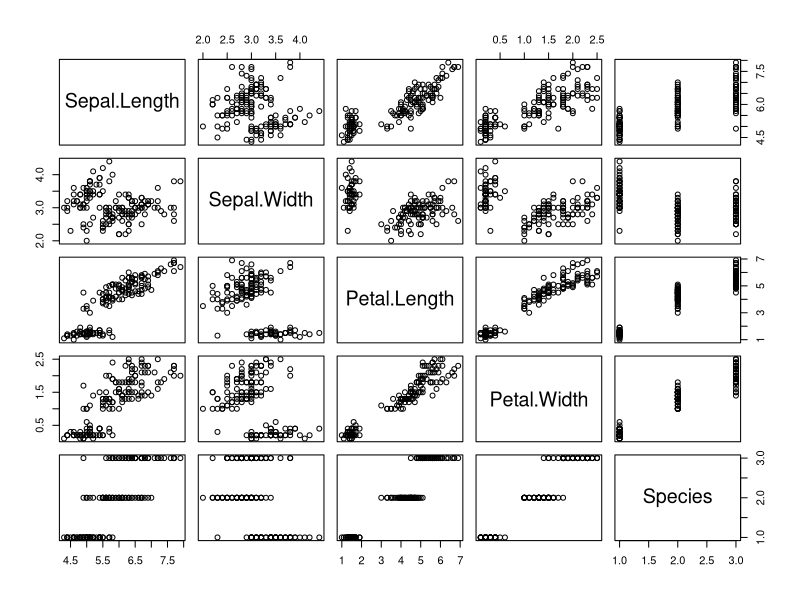
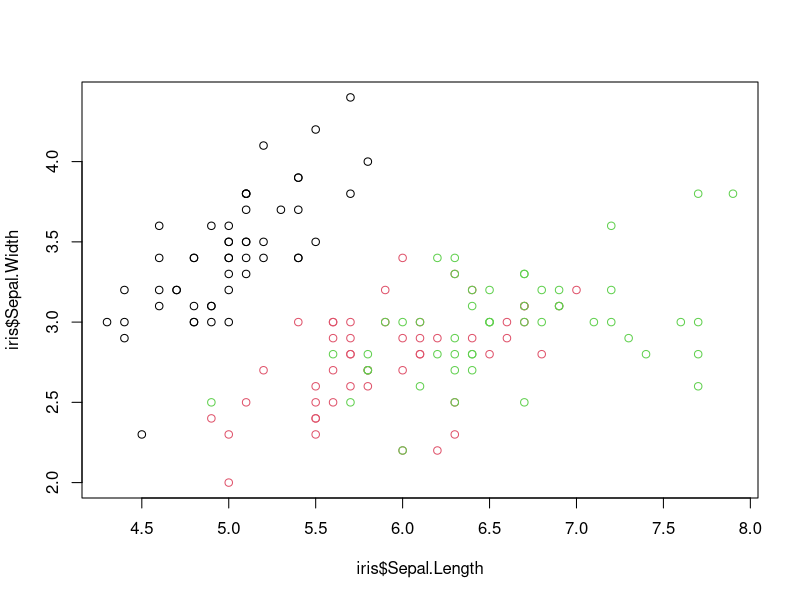
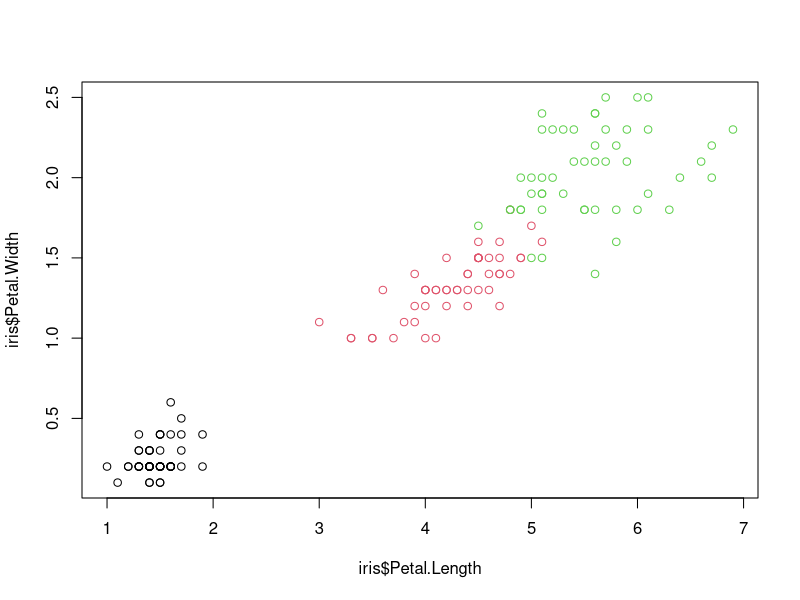
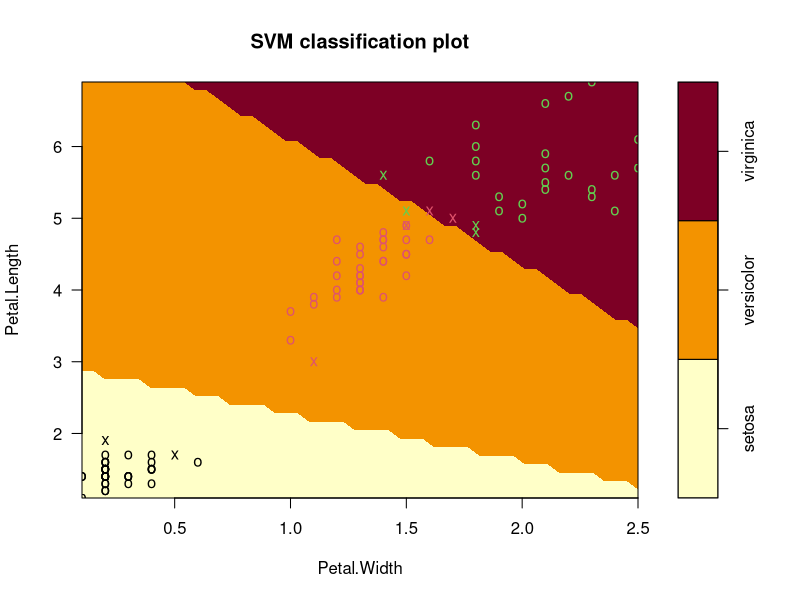
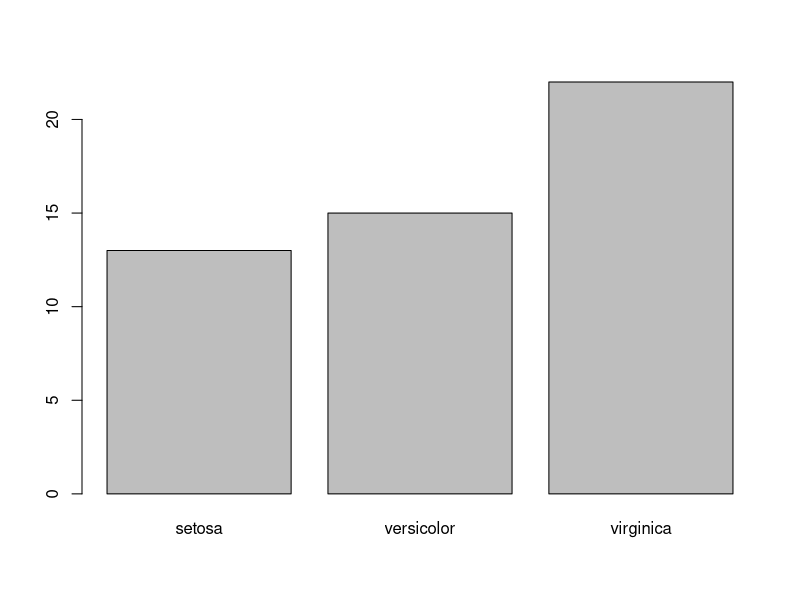

Generate these figures, in order, with R:
library(e1071)
plot(iris)
plot(iris$Sepal.Length, iris$Sepal.Width, col=iris$Species)
plot(iris$Petal.Length, iris$Petal.Width, col=iris$Species)
s <- sample(150, 100)
col <- c("Petal.Length","Petal.Width","Species")
iris_train <- iris[s,col]
iris_test <- iris[-s,col]
svmfit <- svm(Species~.,data=iris_train, kernel="linear",cost=100,scale=FALSE)
print(svmfit)
plot(svmfit, iris_train[,col])
tuned <- tune(svm, Species~.,data=iris_train,kernel="linear",ranges=list(cost=c(0.001,0.01,.1,1,10,100)))
summary(tuned)

p=predict(svmfit, iris_test[,col],type="class")
plot(p)
table(p,iris_test[,3])
mean(p==iris_test[,3])
